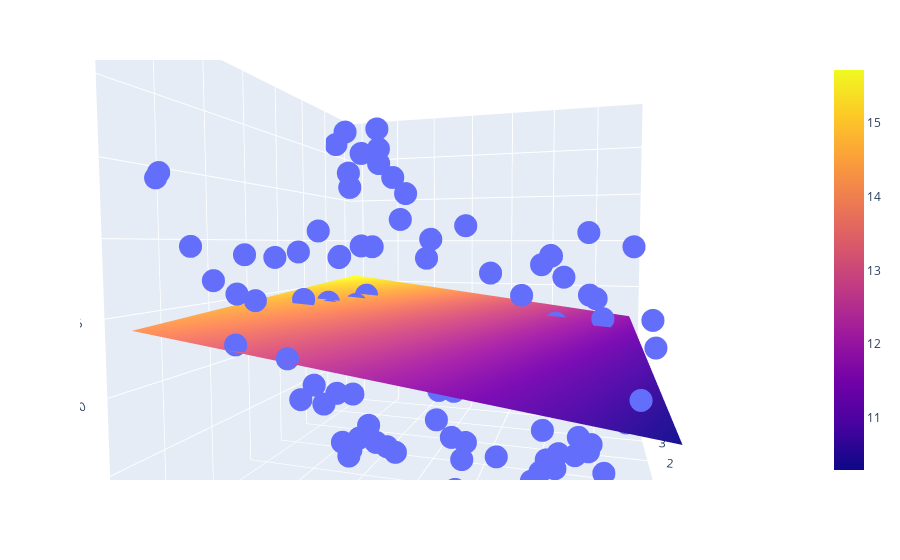

Notebook cell for this chart:
### Code cell
import plotly.graph_objects as go

fig = px.scatter_3d(df, x=x.ravel(), y=y.ravel(), z=z.ravel())

fig.add_trace(go.Surface(x = x_input, y = y_input, z =z_final ))

fig.show()
